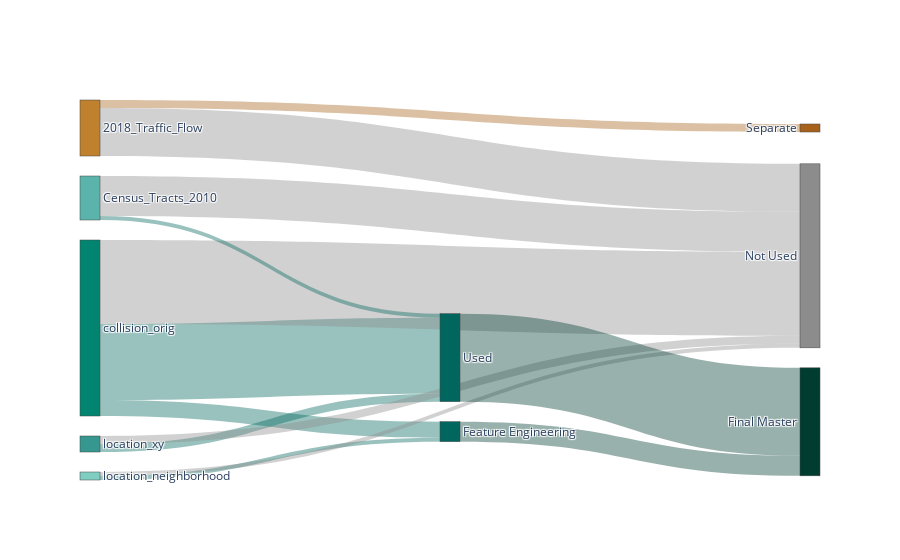

Here is the notebook cell this chart was saved with:
### Code cell
#final plot
fig = go.Figure(
    data=[go.Sankey(
        node = dict(
            label = node_label,
            color = node_color
        ),
        link = dict(
            source = source_node,
            target = target_node,
            value = values, 
            color = link_color,
        ))])
plot(fig,
     image_filename='sankey_plot_3', 
     image='png', 
     image_width=1000, 
     image_height=600
)
fig.show()

import plotly.io as pio
pio.write_html(fig, file='data_sankey.html', auto_open=True)

### Figure 1 — Plotly figure (JSON) as saved in the notebook; plotly's stock layout.template omitted (floating-point values rounded to 4 significant figures)
{"data": [{"link": {"color": ["rgba(1,102,94, 0.4)", "rgba(1,102,94, 0.4)", "rgba(140,140,140, 0.4)", "rgba(1,102,94, 0.4)", "rgba(140,140,140, 0.4)", "rgba(1,102,94, 0.4)", "rgba(140,140,140, 0.4)", "rgba(1,102,94, 0.4)", "rgba(140,140,140, 0.4)", "rgba(140,140,140, 0.4)", "rgba(166,97,26, 0.4)", "rgba(0,60,48, 0.4)", "rgba(0,60,48, 0.4)"], "source": [0, 0, 0, 1, 1, 2, 2, 3, 3, 4, 4, 5, 6], "target": [5, 6, 7, 5, 7, 5, 7, 6, 7, 7, 8, 9, 9], "value": [19, 4, 21, 2, 2, 1, 10, 1, 1, 12, 2, 22, 5]}, "node": {"color": ["#018571", "#35978F", "#5AB4AC", "#80CDC1", "#BF812D", "#01665E", "#01665E", "#8c8c8c", "#A6611A", "#003c30"], "label": ["collision_orig", "location_xy", "Census_Tracts_2010", "location_neighborhood", "2018_Traffic_Flow", "Used", "Feature Engineering", "Not Used", "Separate", "Final Master"]}, "type": "sankey"}], "layout": {}}
